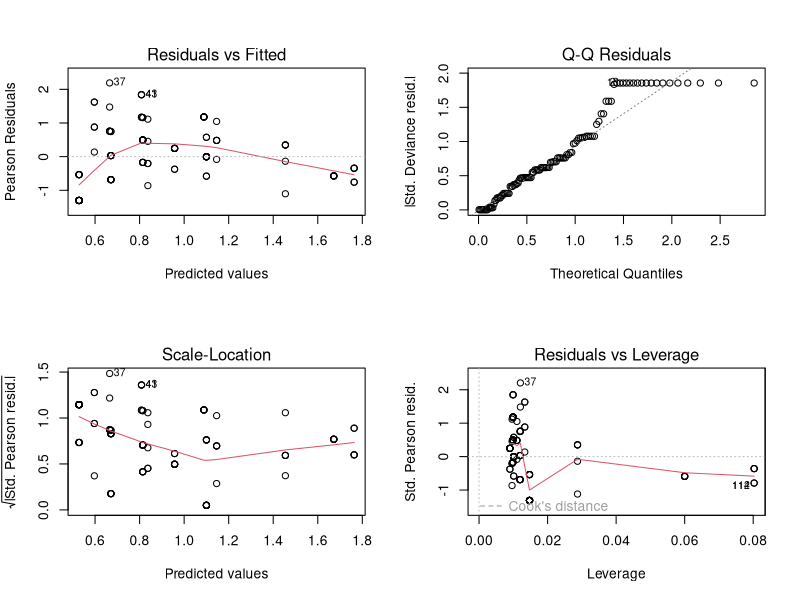
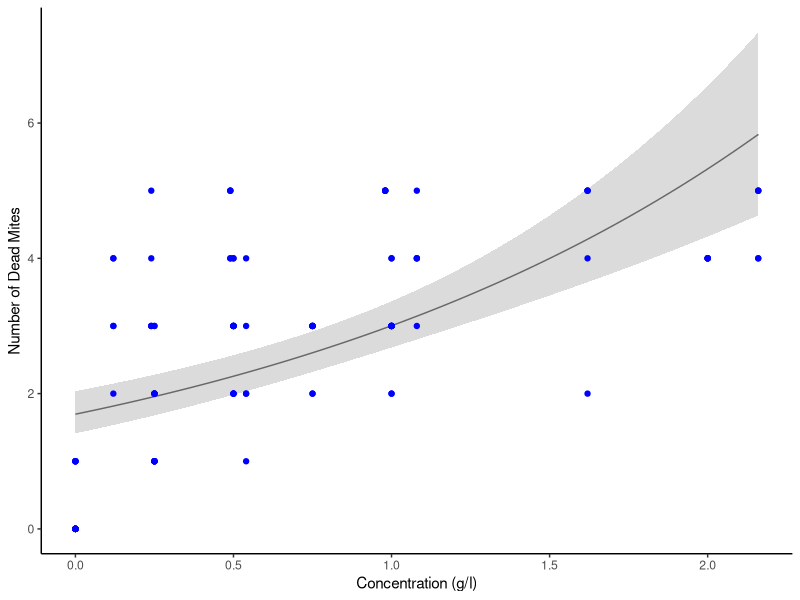

Recreate these plots in R, in order.
require(ggplot2)

mites <- read.csv("../data/bee_mites.csv")
head(mites)
str(mites)

model1 <- glm(Dead_mites ~ Concentration, data = mites, family = "poisson")
summary1 <- summary(model1)
summary1
anova(model1, test = "Chisq")

summary1$deviance/summary1$df.residual

par(mfrow = c(2,2))
plot(model1)

range(mites$Concentration)
new_data <- data.frame(Concentration = seq(from = 0, to = 2.16, length = 100))
predictions <- predict(model1, newdata = new_data, type = "link", se.fit = T)
new_data$pred <- predictions$fit
new_data$se <- predictions$se.fit
new_data$upperCI <- new_data$pred + (new_data$se * 1.96)
new_data$lowerCI <- new_data$pred - (new_data$se * 1.96)

ggplot(new_data, aes(x = Concentration, y = exp(pred))) +
  geom_line(col = "black") +
  geom_ribbon(aes(ymin = exp(lowerCI), ymax = exp(upperCI), alpha = 0.1), show.legend = F, fill = "grey") +
  geom_point(mites, mapping = aes(x = Concentration, y = Dead_mites), col = "blue") +
  labs(y = "Number of Dead Mites", x = "Concentration (g/l)") + 
  theme_classic()
